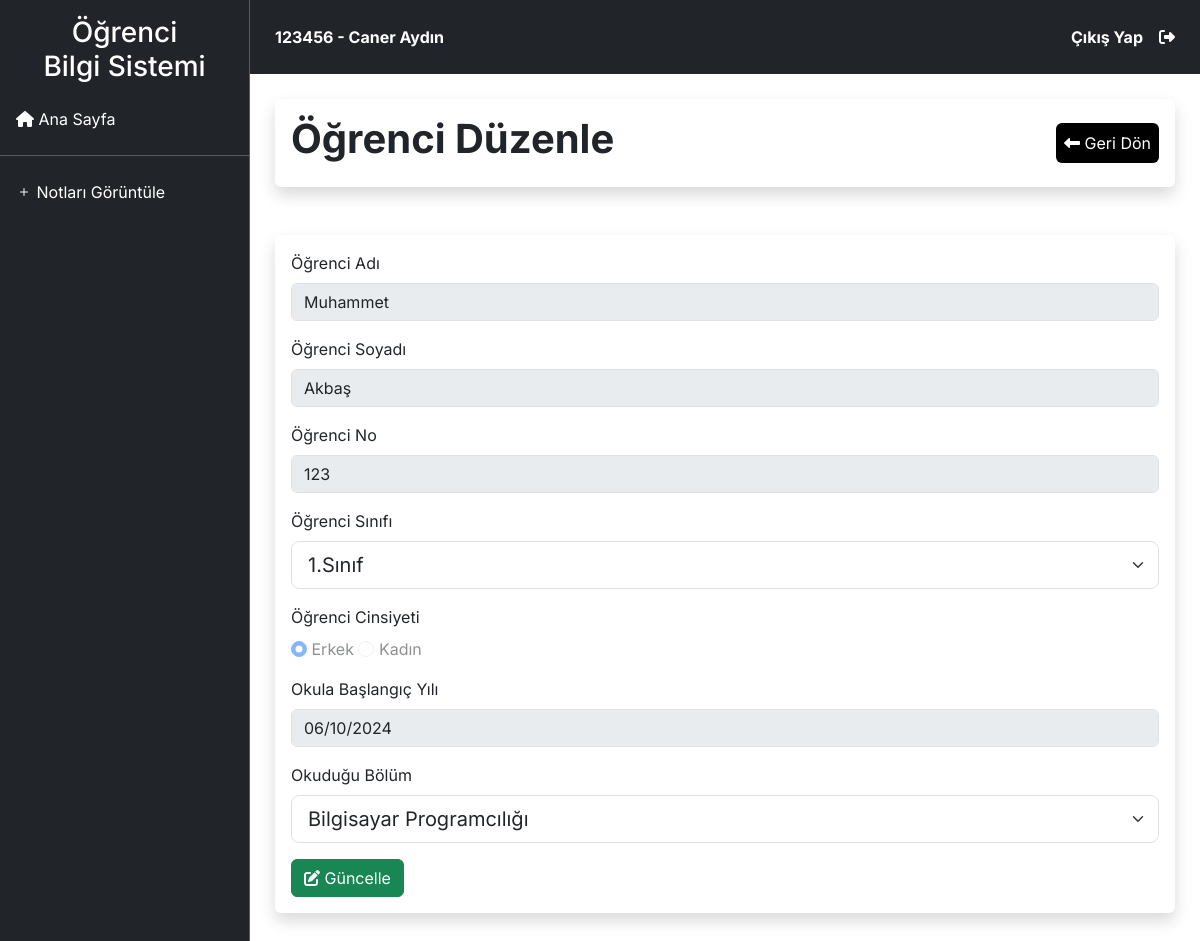
Page /?url=ogrenci-guncelle&ogrenci_id=1 (signed in) on the committed database.
### tables this page shows
CREATE TABLE IF NOT EXISTS `ogrenci` (
  `ogrenci_id` int NOT NULL AUTO_INCREMENT,
  `ogrenci_ad` varchar(50) NOT NULL,
  `ogrenci_soyad` varchar(50) NOT NULL,
  `ogrenci_no` varchar(255) NOT NULL,
  `ogrenci_sinif` varchar(50) NOT NULL,
  `ogrenci_cinsiyet` varchar(50) NOT NULL,
  `baslangic_yili` varchar(50) NOT NULL,
  `ogrenci_sifre` varchar(255) NOT NULL,
  `bolum_id` int NOT NULL,
  PRIMARY KEY (`ogrenci_id`)
);

CREATE TABLE IF NOT EXISTS `bolum` (
  `bolum_id` int NOT NULL AUTO_INCREMENT,
  `bolum_adi` varchar(255) NOT NULL,
  PRIMARY KEY (`bolum_id`)
);

### Models/baglan.php (called while the page is built, shortened)
<?php
$url = "http://localhost/";

### Views/Ogrenci/ogrenci-guncelle.php (the view, shortened to what this page needs)
<div class="d-flex">
    <main class="col">
        <div class="content">
            <div class="bg-white p-3 mb-3 rounded d-flex justify-content-between align-items-center shadow rounded mb-5">
                <h1 class="fw-bold">Öğrenci Düzenle</h1>
                <a href="?url=ogrenci-listele" class="p-2 bg-black text-white text-decoration-none rounded">
                    <i class="fa-solid fa-left-long"></i>
                    Geri Dön
                </a>
            </div>
            <div class="bg-white p-3 rounded shadow">
                <?php
                $ogrenci_id = $_GET["ogrenci_id"];
                $sorgu = $baglan->prepare("SELECT * FROM ogrenci WHERE ogrenci_id = ?");
                $sorgu->execute(array($ogrenci_id));
                $ogrenci = $sorgu->fetch(PDO::FETCH_ASSOC);
                ?>
                <form action="<?= $url ?>Models/ogrenci-guncelle.php" method="POST">
                    <div class="mb-3">
                        <label for="ogrenci_ad" class="form-label">Öğrenci Adı</label>
                        <input type="text" class="form-control" id="ogrenci_ad" name="ogrenci_ad" value="<?= $ogrenci["ogrenci_ad"] ?>" disabled>
                    </div>
                    <div class="mb-3">
                        <label for="ogrenci_soyad" class="form-label">Öğrenci Soyadı</label>
                        <input type="text" class="form-control" id="ogrenci_soyad" name="ogrenci_soyad" value="<?= $ogrenci["ogrenci_soyad"] ?>" disabled>
                    </div>
                    <div class="mb-3">
                        <label for="ogrenci_no" class="form-label">Öğrenci No</label>
                        <input type="text" class="form-control" id="ogrenci_no" name="ogrenci_no" value="<?= $ogrenci["ogrenci_no"] ?>" disabled>
                    </div>
                    <div class="mb-3">
                        <label for="ogrenci_sinif" class="form-label">Öğrenci Sınıfı</label>
                        <select class="form-select form-select-lg mb-3" id="ogrenci_sinif" name="ogrenci_sinif">
                            <option value="1.Sınıf" <?php if ($ogrenci["ogrenci_sinif"] == "1.Sınıf") echo "selected"; ?>>1.Sınıf</option>
                        </select>
                    </div>
                    <div class="mb-3">
                        <label for="ogrenci_cinsiyet" class="form-label">Öğrenci Cinsiyeti</label>
                        <br>
                        <input class="form-check-input" type="radio" name="ogrenci_cinsiyet" value="Erkek" disabled id="erkek" <?php if ($ogrenci["ogrenci_cinsiyet"] == "Erkek") echo "checked"; ?>>
                        <label class="form-check-label" for="erkek">Erkek</label>
                        <input class="form-check-input" type="radio" name="ogrenci_cinsiyet" value="Kadın" disabled id="kadın" <?php if ($ogrenci["ogrenci_cinsiyet"] == "Kadın") echo "checked"; ?>>
                        <label class="form-check-label" for="kadın">Kadın</label>
                    </div>
                    <div class="mb-3">
                        <label for="baslangic_yili" class="form-label">Okula Başlangıç Yılı</label>
                        <input type="date" class="form-control" id="baslangic_yili" name="baslangic_yili" disabled value="<?= $ogrenci["baslangic_yili"] ?>">
                    </div>
                    <div class="mb-3">
                        <label for="bolum_id" class="form-label">Okuduğu Bölüm</label>
                        <?php
                        $BolumleriGetir = $baglan->prepare("SELECT bolum_id, bolum_adi FROM bolum");
                        $BolumleriGetir->execute();
                        ?>
                        <select class="form-select form-select-lg mb-3" id="bolum_id" name="bolum_id">
                            <?php foreach ($BolumleriGetir as $bolum) { ?>
                                <option value="<?= $bolum['bolum_id'] ?>" <?php if ($bolum["bolum_id"] == $ogrenci["bolum_id"]) echo "selected"; ?>><?= $bolum["bolum_adi"] ?></option>";
                            <?php } ?>
                        </select>
                    </div>
                    <button type="submit" class="btn btn-success">
                        <i class="fa-solid fa-pen-to-square"></i>
                        Güncelle
                    </button>
                </form>
            </div>
        </div>
    </main>
</div>

### Shared/navbar.php (shortened to what this page needs)
<main class="col">
    <div class="navbar bg-dark">
        <div class="d-flex text-black justify-content-between w-100">
            <span class="text-white">
                <?= @$ogretmen_bilgi["ogretmen_numarasi"] ?> <?= @$ogrenci_bilgi["ogrenci_no"] ?>
                -
                <?= @$ogrenci_bilgi["ogrenci_ad"] . " " . @$ogrenci_bilgi["ogrenci_soyad"] ?>
            </span>
            <div class="d-flex gap-4">
                <a class="text-white text-decoration-none d-flex align-items-center gap-3 exit rounded " href="../Views/cikis.php">
                    Çıkış Yap
                    <i class="fa-solid fa-right-from-bracket"></i>
                </a>
            </div>
        </div>
    </div>

### rows in the picture
ogrenci: ogrenci_no "123456", ogrenci_ad "Caner", ogrenci_soyad "Aydın"
ogrenci: ogrenci_ad "Muhammet", ogrenci_soyad "Akbaş", ogrenci_no "123", ogrenci_sinif "1.Sınıf", ogrenci_cinsiyet "☑ Erkek", ogrenci_cinsiyet "☐ Kadın", baslangic_yili "06/10/2024", bolum_id "Bilgisayar Programcılığı"
